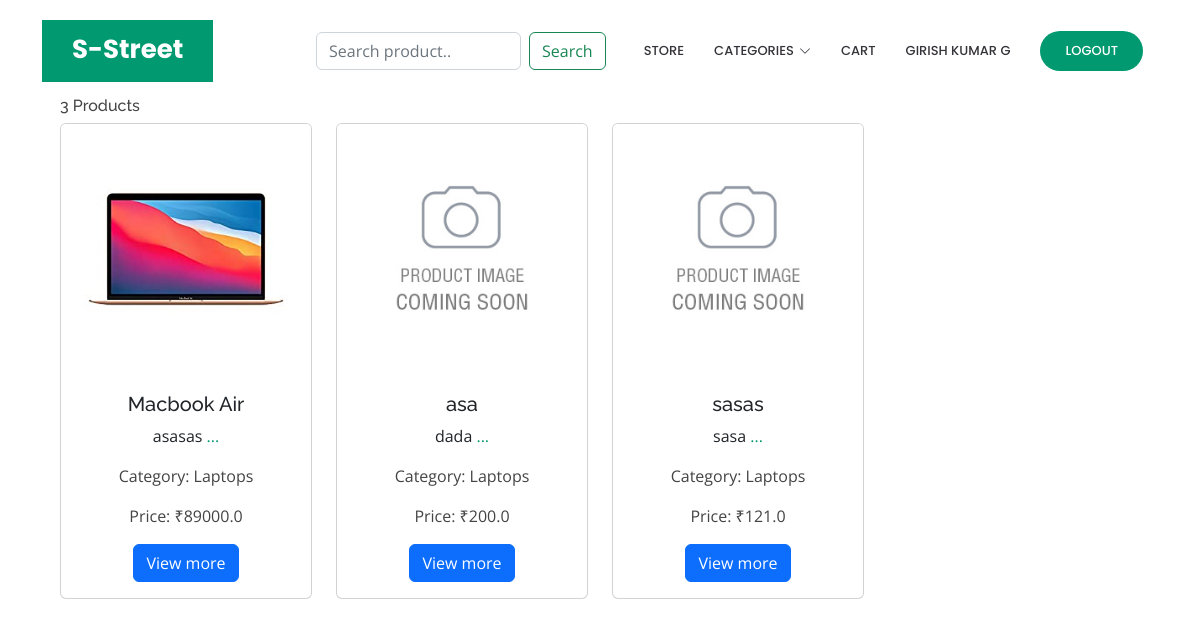
/store/ (signed in), run on the app's committed database.
### accounts/models.py (models this page shows, shortened)
class Account(AbstractBaseUser):
    first_name = models.CharField(max_length=50)
    last_name = models.CharField(max_length=30, null=True, blank=True)
    username = models.CharField(max_length=50, unique=True)
    email = models.EmailField(max_length=100, unique=True)
    phone_number = models.CharField(max_length=15)
    date_joined = models.DateTimeField(auto_now_add=True)
    last_login = models.DateTimeField(auto_now=True)
    is_active = models.BooleanField(default=True)
    is_admin = models.BooleanField(default=False)
    is_staff = models.BooleanField(default=False)
    is_superuser = models.BooleanField(default=False)
    USERNAME_FIELD = 'email'
    REQUIRED_FIELDS = ['first_name', 'last_name', 'username', 'phone_number']
    objects = MyAccountManager()
    def full_name(self):
        return f'{self.first_name} {self.last_name}'

### core/models.py (models this page shows, shortened)
class Product(models.Model):
    product_name = models.CharField(max_length=100, unique=True)
    product_slug = models.CharField(max_length=100, unique=True)
    category = models.ForeignKey(Category, on_delete=models.CASCADE)
    description = models.TextField()
    product_image = models.ImageField(upload_to='product_images/', default='product_images/Product-Image-Coming-Soon.jpg')
    product_price = models.FloatField()
    available_product_count = models.IntegerField()
    created_date = models.DateTimeField(auto_now_add=True)
    modified_date = models.DateTimeField(auto_now=True)
    id = models.UUIDField(default=uuid.uuid4, editable=False, unique=True, primary_key=True)

class Category(models.Model):
    category_name = models.CharField(max_length=100, unique=True)
    category_slug = models.SlugField(max_length=100, unique=True)
    id = models.UUIDField(default=uuid.uuid4, editable=False, unique=True, primary_key=True)
    class Meta:
        verbose_name = 'Category'
        verbose_name_plural = 'Categories'
    def get_url(self):
        return reverse("product_by_category", args=[self.category_slug])

### core/views.py (the view)
# urls.py: path('store/', views.store, name='store'),
def store(request, category_slug=None):
    categories = None
    products = None
    if category_slug != None:
        categories = get_object_or_404(Category, category_slug=category_slug) # the first category_slug is from the model and the second is from the urls.py
        products = Product.objects.filter(category=categories)
    else:
        products = Product.objects.all()
    context = {'products': products}
    return render(request, 'core/store.html', context)

### core/context_processors.py (called while the page is built)
def get_category_url(request):
    links = Category.objects.all()
    return {
        'links': links
    }

### core/templates/core/store.html (shortened to what this page needs)
{% extends 'main.html' %}
{% block content %}
<section class="p-5 mt-5">
    <div class="container-fluid">
      <div class="row text-center">
        <div class="d-flex justify-content-between align-items-center">
          {% if products %}
          {% if products.count > 1 %}
          <h6>{{products.count}} Products</h6>
          {% elif products.count == 0 %}
          <P></P>
          {% else %}
          <h6>{{products.count}} Product</h6>
          {% endif %}
        </div>
        {% for product in products %}
        <div
          class="col-lg-3 col-md-4 col-sm-6 col-12 mb-3 d-flex align-items-stretch"
        >
        <a href="{% url 'product-details' product.id %}" class="link-dark">
          <div class="card" style="width: 18rem">
            <img
              class="img-fluid card-img-top"
              src="{{product.product_image.url}}"
              alt="Card image cap"
            />
            <div class="card-body">
              <h5 class="card-title">{{product.product_name}}</h5>
              <p class="card-text">{{product.description|slice:"70"}} <a href="{% url 'product-details' product.id %}">...</a></p>
              <p class="card-text">Category: {{product.category.category_name}}</p>
              <p class="card-text">Price: ₹{{product.product_price}}</p>
              <a href="{% url 'product-details' product.id %}" class="btn btn-primary">View more</a>
            </div>
          </div>
        </a>
        </div>
        {% endfor %}
        {% else %}
        <div class="card-body text-center mt-5">
          <h3>No product found, please try again.</h3>
          </div>
        {% endif %}
      </div>
    </div>
  </section>
{% endblock %}

### templates/includes/navbar.html (shortened to what this page needs)
  <header id="header" class="fixed-top d-flex align-items-center">
    <div class="container">
      <div class="header-container d-flex align-items-center justify-content-between">
        <div class="logo">
          <h1 class="text-light"><a href="{% url 'index' %}"><span>S-Street</span></a></h1>
        </div>
        <nav id="navbar" class="navbar">
          <ul>
            <li class="mx-2">
              <div class="input-group">
                <form class="d-flex" action="{% url 'search' %}" method="GET">
                  <input class="form-control me-2" type="search" placeholder="Search product.." aria-label="Search" name="query">
                  <button class="btn btn-outline-success" type="submit">Search</button>
                </form>
            </div>
          </li>
            <li><a class="nav-link scrollto" href="{% url 'store' %}">Store</a></li>
            <li class="dropdown"><a href="#"><span>Categories</span> <i class="bi bi-chevron-down"></i></a>
            </li>
            <li><a href="{% url 'cart' %}">Cart</a></li>
            {% if request.user.is_authenticated %}
            <li><a class="nav-link scrollto" href="#">{{request.user.full_name}}</a></li>
            <li><a class="getstarted scrollto" href="{% url 'logout' %}">Logout</a></li>
            {% else %}
            <li><a class="getstarted scrollto" href="{% url 'login' %}">Login</a></li>
            <li><a class="getstarted scrollto" href="{% url 'user-register' %}">Register</a></li>
            {% endif %}
          </ul>
        </nav>
      </div>
    </div>
  </header>

### static/css/style.css (style rules this page uses)
body { font-family: "Open Sans", sans-serif; color: #444444; }
a { color: #009970; text-decoration: none; }
h1, h2, h3, h4, h5, h6 { font-family: "Raleway", sans-serif; }
#header { transition: all 0.5s; z-index: 997; transition: all 0.5s; top: 20px; }
#header .header-container { background: #fff; }
#header .logo { overflow: hidden; padding: 16px 30px 12px 30px; background: #009970; }
#header .logo h1 { font-size: 26px; padding: 0; line-height: 1; font-weight: 700; font-family: "Poppins", sans-serif; }
#header .logo h1 a, #header .logo h1 a:hover { color: #fff; text-decoration: none; }
.navbar { padding: 0; }
.navbar ul { margin: 0; padding: 0; display: flex; list-style: none; align-items: center; }
.navbar li { position: relative; }
.navbar a, .navbar a:focus { display: flex; align-items: center; justify-content: space-between; padding: 10px 0 10px 30px; color: #36343a; transition: 0.3s; font-size: 13px; font-weight: 500; text-transform: uppercase; font-family: "Poppins", sans-serif; white-space: nowrap; transition: 0.3s; }
.navbar a i, .navbar a:focus i { font-size: 12px; line-height: 0; margin-left: 5px; }
.navbar .getstarted, .navbar .getstarted:focus { background: #009970; padding: 10px 25px; margin-left: 30px; margin-right: 15px; border-radius: 50px; color: #fff; }
section { padding: 60px 0; overflow: hidden; }

### core/templates/core/store.html (style rules this page uses)
.card-img-top { width: 100%; height: 21vw; object-fit: cover; }

### data on the page
Account: user.full_name "GIRISH KUMAR G"
Product: product_image (picture), product_name "Macbook Air", description "asasas", category.category_name "Laptops", product_price "89000.0"
Product: product_image (picture), product_name "asa", description "dada", category.category_name "Laptops", product_price "200.0"
Product: product_image (picture), product_name "sasas", description "sasa", category.category_name "Laptops", product_price "121.0"

### other printed values
{{ products.count }} "3"
